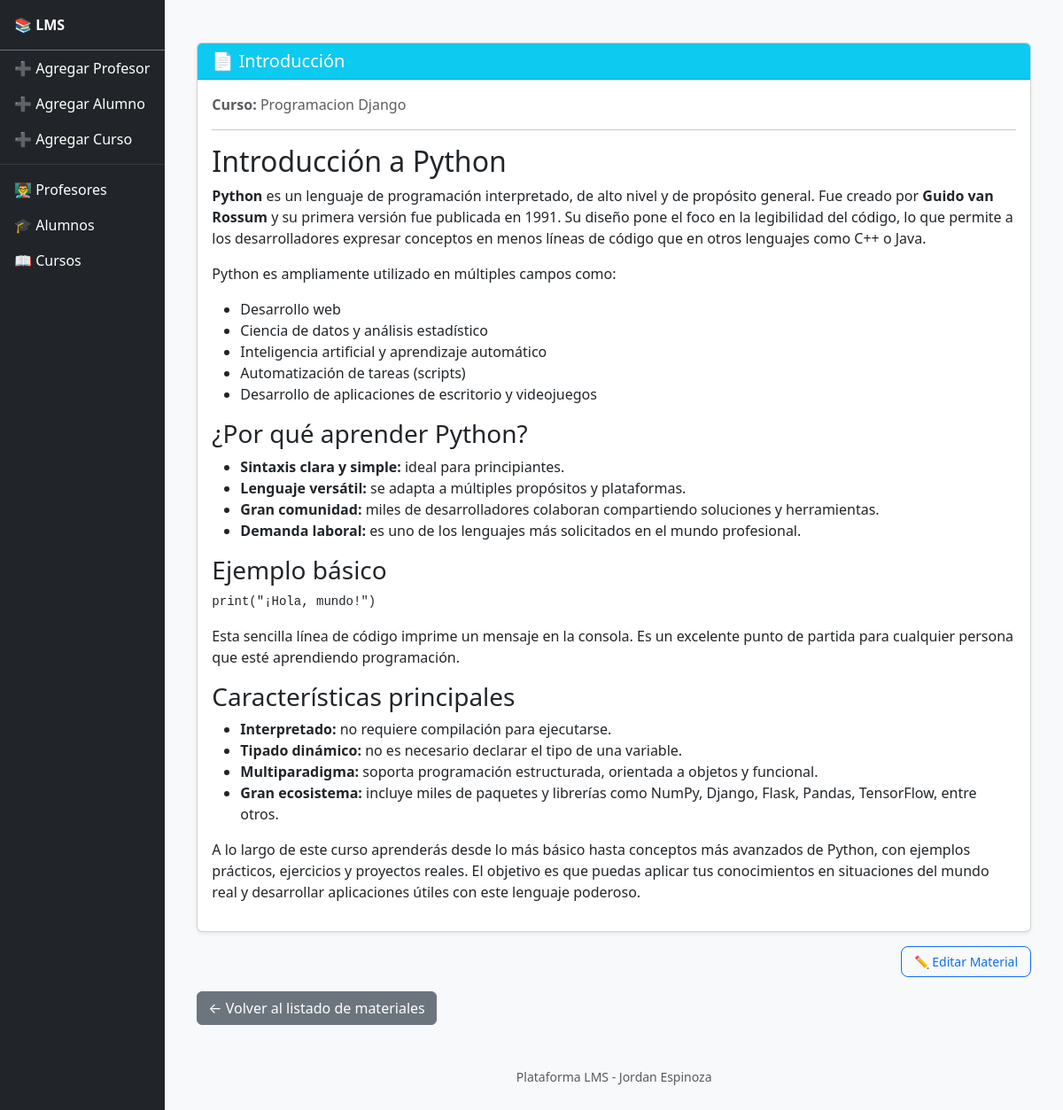
/plataforma/material/1/, run on the app's committed database.
### Plataforma/models.py (models this page shows, shortened)
class Material(models.Model):
    curso = models.ForeignKey(Curso, on_delete=models.CASCADE, related_name='materiales')
    titulo = models.CharField(max_length=200)
    contenido_html = RichTextField()  # Usando RichTextField para contenido enriquecido
    creado_en = models.DateTimeField(auto_now_add=True)

class Curso(models.Model):
    MODALIDAD_CHOICES = [
        ('Mañana', 'Mañana'),
        ('Noche', 'Noche'),
        ('Fin de Semana', 'Fin de Semana'),
    ]
    nombre_curso = models.CharField(max_length=100)
    profesor_curso = models.ForeignKey(Profesor, on_delete=models.CASCADE, related_name='cursos')
    max_alumnos = models.PositiveIntegerField(default=40)  # límite
    fecha_inicio = models.DateField()
    fecha_fin = models.DateField()
    modalidad = models.CharField(max_length=100, choices=MODALIDAD_CHOICES)
    descripcion = models.TextField()

### Plataforma/views.py (the view)
# urls.py: path('material/<int:material_id>/', detalle_material, name='detalle_material'),
def detalle_material(request, material_id):
    material = get_object_or_404(Material, id=material_id)
    return render(request, 'plataforma/detalle_material.html', {'material': material})

### Plataforma/templates/plataforma/detalle_material.html (shortened to what this page needs)
{% extends 'template_base.html' %}
{% load static %}
{% block content %}
<div class="container mt-4">
    <div class="card shadow-sm">
        <div class="card-header bg-info text-white">
            <h5 class="mb-0">📄 {{ material.titulo }}</h5>
        </div>
        <div class="card-body">
            <p class="text-muted"><strong>Curso:</strong> {{ material.curso.nombre_curso }}</p>
            <hr>
            <div class="presentacion-contenido">
                {{ material.contenido_html|safe }}
            </div>
        </div>
    </div>
    <div class="text-end mt-3">
        <a href="{% url 'editar_material' material.id %}" class="btn btn-outline-primary btn-sm">
            ✏️ Editar Material
        </a>
    </div>
    <div class="mt-3">
        <a href="{% url 'ver_materiales' material.curso.id %}" class="btn btn-secondary">
            ← Volver al listado de materiales
        </a>
    </div>
</div>
{% endblock content %}

### static/css/styles.css (style rules this page uses)
a.btn-outline-primary.btn-sm { border-radius: 8px; font-weight: 500; padding: 6px 14px; transition: 0.3s ease; text-decoration: none; }

### data on the page
Material: titulo "Introducción", curso.nombre_curso "Programacion Django", contenido_html "Introducción a Python Python es un lenguaje de programación interpretado, de alto nivel y de propósito general. Fue creado por Guido van Rossum y su primera versión fue publicada en 1991. Su diseño pone el foco en la legibilidad del código, lo que permite a los desarrolladores expresar conceptos en menos líneas de código que en otros lenguajes como C++ o Java. Python es ampliamente utilizado en múltiples campos como: Desarrollo web Ciencia de datos y análisis estadístico Inteligencia artificial y aprendizaje automático Automatización de tareas (scripts) Desarrollo de aplicaciones de escritorio y videojuegos ¿Por qué aprender Python? Sintaxis clara y simple: ideal para principiantes.…"
